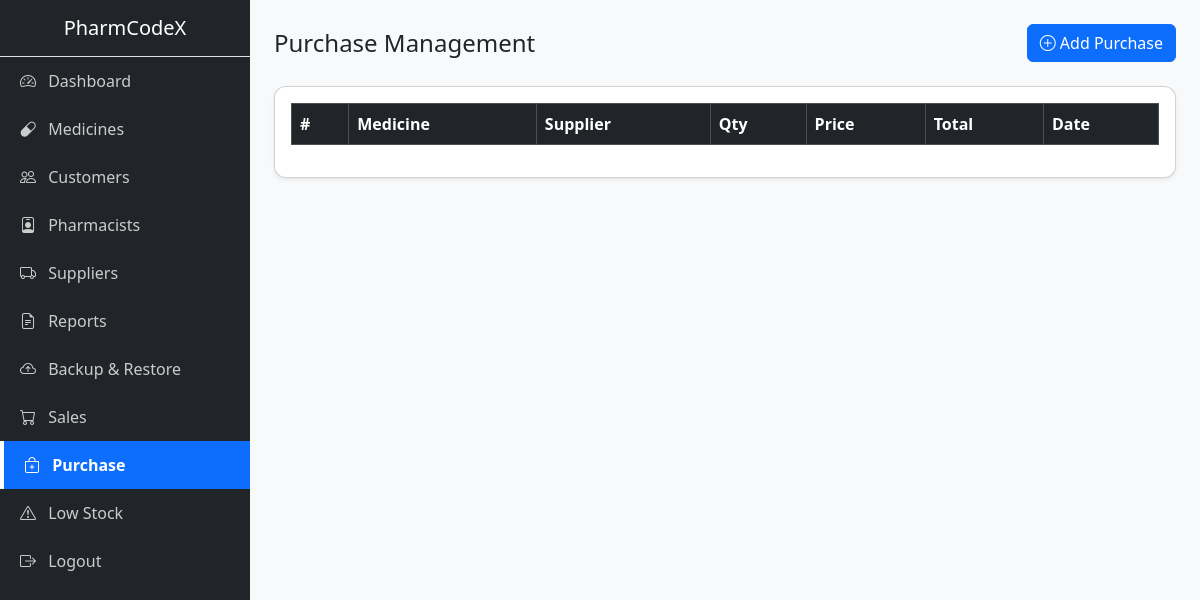
Before: /mutual/purchase.php (signed in) with the older database file.
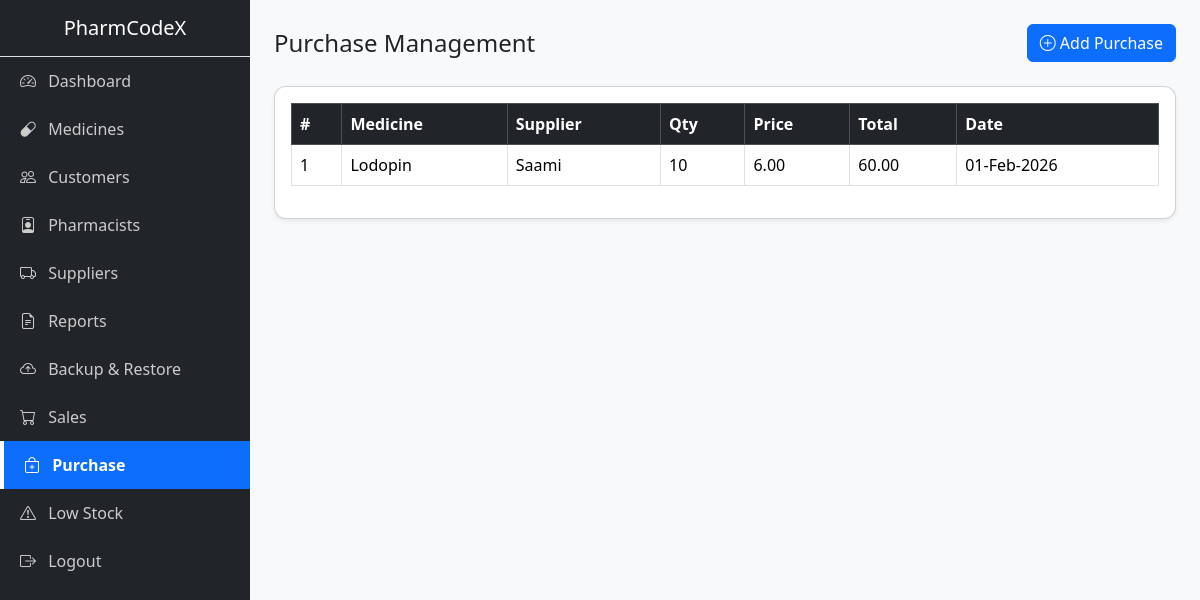
After: the same page with the newer database file.
### tables this page shows
CREATE TABLE `purchases` (
  `id` int(11) NOT NULL AUTO_INCREMENT,
  `medicine_id` int(11) NOT NULL,
  `supplier` varchar(100) NOT NULL,
  `quantity` int(11) NOT NULL,
  `purchase_price` decimal(10,2) NOT NULL,
  `total_amount` decimal(10,2) NOT NULL,
  `purchase_date` date NOT NULL,
  `added_by` int(11) NOT NULL,
  `created_at` timestamp NOT NULL DEFAULT current_timestamp(),
  PRIMARY KEY (`id`),
  KEY `medicine_id` (`medicine_id`),
  CONSTRAINT `purchases_ibfk_1` FOREIGN KEY (`medicine_id`) REFERENCES `medicines` (`id`) ON DELETE CASCADE
);

CREATE TABLE `medicines` (
  `id` int(11) NOT NULL AUTO_INCREMENT,
  `name` varchar(100) NOT NULL,
  `type` varchar(10) NOT NULL,
  `batch_no` varchar(50) NOT NULL,
  `price` decimal(10,2) NOT NULL,
  `quantity` int(11) NOT NULL DEFAULT 0,
  `location` varchar(10) NOT NULL,
  `expiry_date` date NOT NULL,
  `created_at` timestamp NOT NULL DEFAULT current_timestamp(),
  PRIMARY KEY (`id`)
);

### mutual/purchase.php (the view, shortened to what this page needs)
<?php
include('../config/connection.php');
$purchases = $conn->query(
    "SELECT p.*, m.name AS medicine_name
     FROM purchases p
     JOIN medicines m ON p.medicine_id = m.id
     ORDER BY p.id DESC"
);
?>
<!DOCTYPE html>
<html lang="en">
<head>
    <link href="https://cdn.jsdelivr.net/npm/bootstrap@5.3.2/dist/css/bootstrap.min.css" rel="stylesheet">
    <link rel="stylesheet" href="https://cdn.jsdelivr.net/npm/bootstrap-icons@1.11.1/font/bootstrap-icons.css">
    <link rel="stylesheet" href="../css/style.css">
</head>
<body>
<div class="d-flex">
    <?php include('../includes/sidebar.php'); ?>
    <div class="flex-grow-1 p-4">
        <div class="d-flex justify-content-between align-items-center mb-4">
            <h4 class="mb-0">Purchase Management</h4>
            <button class="btn btn-primary" data-bs-toggle="modal" data-bs-target="#addPurchaseModal">
                <i class="bi bi-plus-circle"></i> Add Purchase
            </button>
        </div>
        <div class="card shadow-sm">
            <div class="card-body">
                <table class="table table-bordered table-hover">
                    <thead class="table-dark">
                        <tr>
                            <th>#</th>
                            <th>Medicine</th>
                            <th>Supplier</th>
                            <th>Qty</th>
                            <th>Price</th>
                            <th>Total</th>
                            <th>Date</th>
                        </tr>
                    </thead>
                    <tbody>
                        <?php $i=1; while($row = $purchases->fetch_assoc()) { ?>
                        <tr>
                            <td><?= $i++ ?></td>
                            <td><?= htmlspecialchars($row['medicine_name']) ?></td>
                            <td><?= htmlspecialchars($row['supplier']) ?></td>
                            <td><?= $row['quantity'] ?></td>
                            <td><?= number_format($row['purchase_price'],2) ?></td>
                            <td><?= number_format($row['total_amount'],2) ?></td>
                            <td><?= date("d-M-Y", strtotime($row['purchase_date'])) ?></td>
                        </tr>
                        <?php } ?>
                    </tbody>
                </table>
            </div>
        </div>
    </div>
</div>
</body>
</html>

Changed rows visible on the page:
added purchases: medicine.name "Lodopin", supplier "Saami", quantity "10", purchase_price "6.00", total_amount "60.00", purchase_date "01-Feb-2026"
